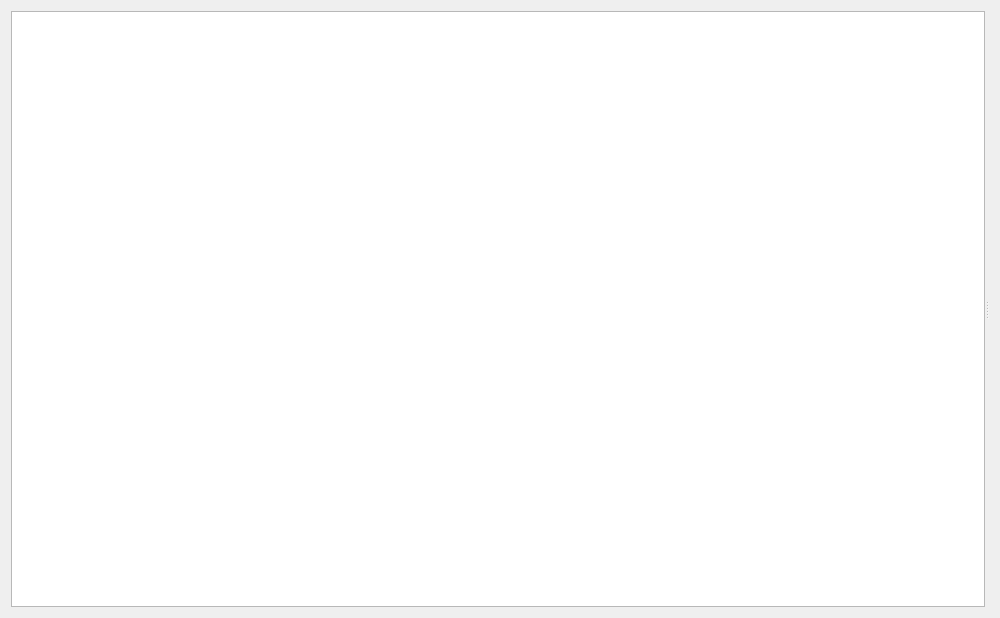
<?xml version="1.0" encoding="UTF-8"?>
<ui version="4.0">
 <class>HelpViewer</class>
 <widget class="QWidget" name="HelpViewer">
  <property name="geometry">
   <rect>
    <x>0</x>
    <y>0</y>
    <width>1000</width>
    <height>618</height>
   </rect>
  </property>
  <property name="windowTitle">
   <string>帮助</string>
  </property>
  <layout class="QGridLayout" name="gridLayout">
   <item row="0" column="0">
    <widget class="QSplitter" name="splitter">
     <property name="orientation">
      <enum>Qt::Horizontal</enum>
     </property>
     <widget class="TreeWidget" name="tw_helpindex">
      <property name="sizeAdjustPolicy">
       <enum>QAbstractScrollArea::AdjustToContents</enum>
      </property>
      <property name="editTriggers">
       <set>QAbstractItemView::NoEditTriggers</set>
      </property>
      <property name="selectionBehavior">
       <enum>QAbstractItemView::SelectRows</enum>
      </property>
      <property name="wordWrap">
       <bool>true</bool>
      </property>
      <property name="expandsOnDoubleClick">
       <bool>true</bool>
      </property>
      <property name="columnCount">
       <number>2</number>
      </property>
      <attribute name="headerVisible">
       <bool>false</bool>
      </attribute>
      <column>
       <property name="text">
        <string notr="true">1</string>
       </property>
      </column>
      <column>
       <property name="text">
        <string notr="true">2</string>
       </property>
      </column>
     </widget>
     <widget class="QStackedWidget" name="sw_pages"/>
    </widget>
   </item>
  </layout>
 </widget>
 <customwidgets>
  <customwidget>
   <class>TreeWidget</class>
   <extends>QTreeWidget</extends>
   <header>qfluentwidgets</header>
  </customwidget>
 </customwidgets>
 <resources/>
 <connections/>
</ui>
